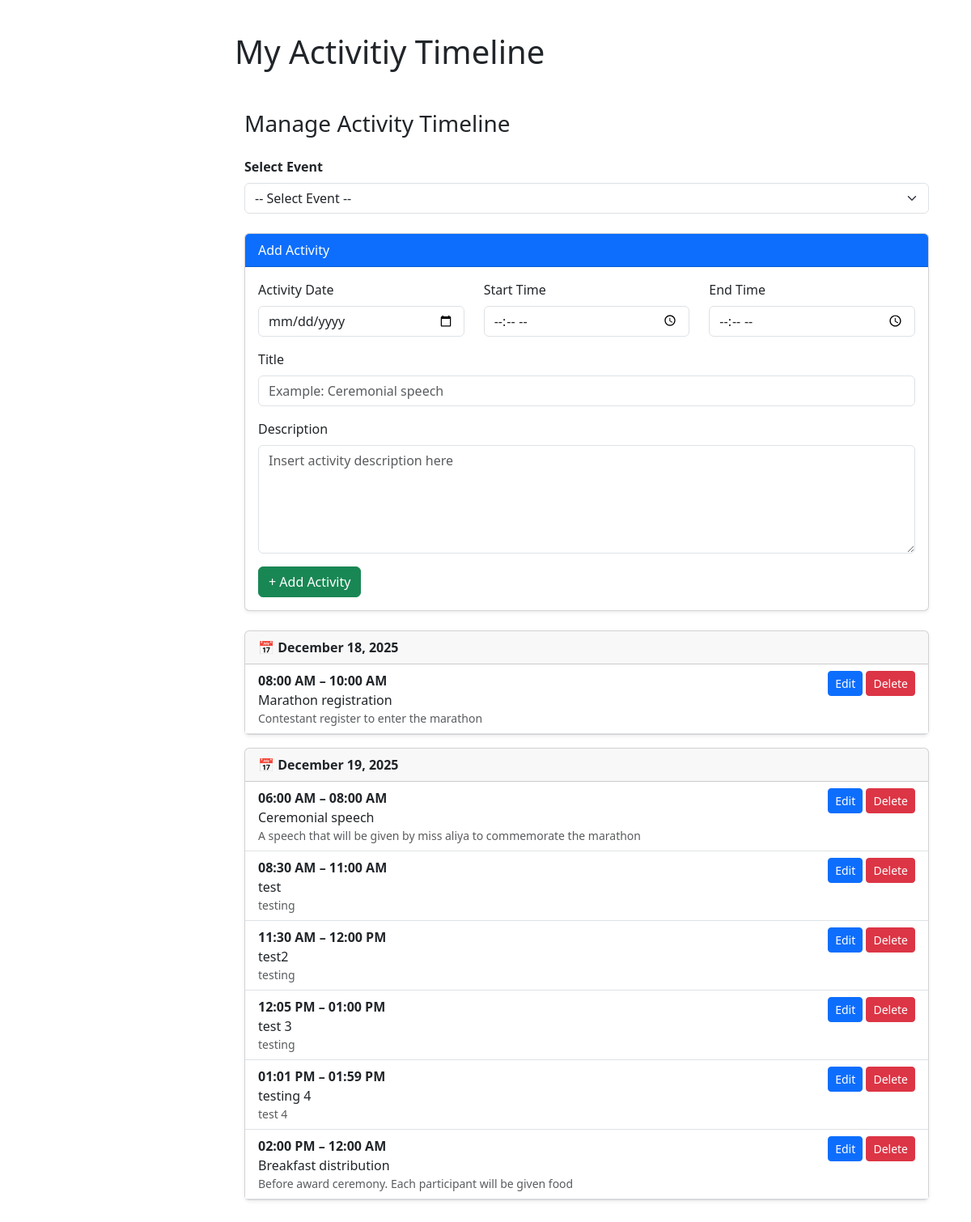
/manage_activity.php?event_id=2, run on the app's committed database.
### tables this page shows
CREATE TABLE `activity` (
  `id` int(11) NOT NULL,
  `event_id` int(11) NOT NULL,
  `title` varchar(255) DEFAULT NULL,
  `description` text DEFAULT NULL,
  `activity_date` date NOT NULL,
  `start_time` time NOT NULL,
  `end_time` time NOT NULL,
  `created_at` timestamp NOT NULL DEFAULT current_timestamp(),
  `user_id` int(11) NOT NULL
);

### manage_activity.php (the view, shortened to what this page needs)
<?php
include 'db_connect.php';
$selected_event = $_POST['event_id'] ?? $_GET['event_id'] ?? null;
$activitiesByDay = [];
$isLocked = false;
if ($selected_event) {
    $activitySQL = $conn->prepare("
        SELECT *
        FROM activity
        WHERE event_id = ?
        ORDER BY activity_date ASC, start_time ASC
    ");
    $activitySQL->bind_param("i", $selected_event);
    $activitySQL->execute();
    $activities = $activitySQL->get_result()->fetch_all(MYSQLI_ASSOC);
    foreach ($activities as $activity) {
        $activitiesByDay[$activity['activity_date']][] = $activity;
    }
}
?>
<!DOCTYPE html>
<html lang="en"> <head>
 <link rel="stylesheet" href="styles.css?v=4">
 <link href="https://cdn.jsdelivr.net/npm/bootstrap@5.3.8/dist/css/bootstrap.min.css"
 rel="stylesheet">
</head>
<body>
<div class="main-content" id="mainContent">
    <div class="header">
        <h1 class="page-title">My Activitiy Timeline</h1>
<div class="container mt-5">
<h3 class="mb-4">Manage Activity Timeline</h3>
<form method="GET" class="mb-4">
<label class="form-label fw-bold">Select Event</label>
<select name="event_id" class="form-select" onchange="this.form.submit()">
<option value="">-- Select Event --</option>
</select>
</form>
<?php if ($selected_event): ?>
<div class="card mb-4 shadow-sm">
<div class="card-header bg-primary text-white">
Add Activity
</div>
<div class="card-body">
<form method="POST">
<div class="row">
<div class="col-md-4 mb-3">
<label class="form-label">Activity Date</label>
<input type="date" name="activity_date" class="form-control" required <?= $isLocked ? 'disabled' : '' ?>>
</div>
<div class="col-md-4 mb-3">
<label class="form-label">Start Time</label>
<input type="time" name="start_time" class="form-control" required <?= $isLocked ? 'disabled' : '' ?>>
</div>
<div class="col-md-4 mb-3">
<label class="form-label">End Time</label>
<input type="time" name="end_time" class="form-control" required <?= $isLocked ? 'disabled' : '' ?>>
</div>
</div>
<div class="mb-3">
<label class="form-label">Title</label>
<input type="text" name="title" class="form-control" placeholder="Example: Ceremonial speech" <?= $isLocked ? 'disabled' : '' ?>>
</div>
<div class="mb-3">
<label class="form-label">Description</label>
<textarea name="description" class="form-control" rows="5" placeholder="Insert activity description here" <?= $isLocked ? 'disabled' : '' ?>></textarea>
</div>
<button type="submit" name="add_activity" class="btn btn-success" <?= $isLocked ? 'disabled' : '' ?>>
+ Add Activity
</button>
</form>
</div>
</div>
<?php foreach ($activitiesByDay as $date => $items): ?>
<div class="card mb-3 shadow-sm">
<div class="card-header fw-bold">
📅 <?= date("F d, Y", strtotime($date)); ?>
</div>
<ul class="list-group list-group-flush">
<?php foreach ($items as $item): ?>
<li class="list-group-item d-flex justify-content-between align-items-start">
    <div>
        <strong><?= date("h:i A", strtotime($item['start_time'])); ?> – <?= date("h:i A", strtotime($item['end_time'])); ?></strong><br>
        <?= htmlspecialchars($item['title']); ?>
        <?php if (!empty($item['description'])): ?>
        <div class="text-muted small"><?= nl2br(htmlspecialchars($item['description'])); ?></div>
        <?php endif; ?>
    </div>
    <div>
        <button type="button" class="btn btn-sm btn-primary" <?= $isLocked ? 'disabled' : '' ?> data-bs-toggle="modal" data-bs-target="#editModal<?= $item['id'] ?>">
            Edit
        </button>
        <form method="POST" class="d-inline" onsubmit="return confirm('Are you sure you want to delete this activity?');">
            <button type="submit" name="delete_activity" class="btn btn-sm btn-danger">Delete</button>
        </form>
    </div>
</li>
<?php endforeach; ?>
</ul>
</div>
<?php endforeach; ?>
<?php endif; ?>
</div>
</div>
</div>
</body>
</html>

### styles.css (style rules this page uses)
* { margin: 0; padding: 0; box-sizing: border-box; }
body { font-family: 'Segoe UI', Roboto, sans-serif; background-color: #f5f5f5; display: flex; min-height: 100vh; overflow-x: hidden; }
.main-content { margin-left: 250px; flex: 1; padding: 40px; transition: margin-left 0.3s ease; }

### data on the page
activity: start_time "08:00 AM", end_time "10:00 AM", title "Marathon registration", description "Contestant register to enter the marathon"
activity: start_time "06:00 AM", end_time "08:00 AM", title "Ceremonial speech", description "A speech that will be given by miss aliya to commemorate the marathon"
activity: start_time "08:30 AM", end_time "11:00 AM", title "test", description "testing"
activity: start_time "11:30 AM", end_time "12:00 PM", title "test2", description "testing"
activity: start_time "12:05 PM", end_time "01:00 PM", title "test 3", description "testing"
activity: start_time "01:01 PM", end_time "01:59 PM", title "testing 4", description "test 4"
activity: start_time "02:00 PM", end_time "12:00 AM", title "Breakfast distribution", description "Before award ceremony. Each participant will be given food"

### other printed values
date("F d, Y", strtotime($date)) "December 18, 2025"
date("F d, Y", strtotime($date)) "December 19, 2025"
